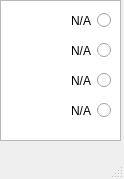
<?xml version="1.0" encoding="UTF-8"?>
<ui version="4.0">
 <class>wireguard_tray</class>
 <widget class="QMainWindow" name="wireguard_tray">
  <property name="enabled">
   <bool>true</bool>
  </property>
  <property name="geometry">
   <rect>
    <x>0</x>
    <y>0</y>
    <width>124</width>
    <height>179</height>
   </rect>
  </property>
  <property name="sizeIncrement">
   <size>
    <width>0</width>
    <height>0</height>
   </size>
  </property>
  <property name="windowTitle">
   <string>Wireguard Tray</string>
  </property>
  <widget class="QWidget" name="centralwidget">
   <widget class="QListView" name="list1">
    <property name="geometry">
     <rect>
      <x>0</x>
      <y>0</y>
      <width>121</width>
      <height>141</height>
     </rect>
    </property>
   </widget>
   <widget class="QRadioButton" name="config1Button">
    <property name="geometry">
     <rect>
      <x>10</x>
      <y>10</y>
      <width>101</width>
      <height>21</height>
     </rect>
    </property>
    <property name="layoutDirection">
     <enum>Qt::LayoutDirection::RightToLeft</enum>
    </property>
    <property name="text">
     <string>N/A</string>
    </property>
   </widget>
   <widget class="QRadioButton" name="config2Button">
    <property name="geometry">
     <rect>
      <x>10</x>
      <y>40</y>
      <width>101</width>
      <height>21</height>
     </rect>
    </property>
    <property name="layoutDirection">
     <enum>Qt::LayoutDirection::RightToLeft</enum>
    </property>
    <property name="text">
     <string>N/A</string>
    </property>
   </widget>
   <widget class="QRadioButton" name="config3Button">
    <property name="geometry">
     <rect>
      <x>10</x>
      <y>70</y>
      <width>101</width>
      <height>21</height>
     </rect>
    </property>
    <property name="layoutDirection">
     <enum>Qt::LayoutDirection::RightToLeft</enum>
    </property>
    <property name="text">
     <string>N/A</string>
    </property>
   </widget>
   <widget class="QRadioButton" name="config4Button">
    <property name="enabled">
     <bool>true</bool>
    </property>
    <property name="geometry">
     <rect>
      <x>10</x>
      <y>100</y>
      <width>101</width>
      <height>21</height>
     </rect>
    </property>
    <property name="layoutDirection">
     <enum>Qt::LayoutDirection::RightToLeft</enum>
    </property>
    <property name="text">
     <string>N/A</string>
    </property>
    <property name="checkable">
     <bool>true</bool>
    </property>
    <property name="checked">
     <bool>false</bool>
    </property>
   </widget>
  </widget>
  <widget class="QMenuBar" name="menubar">
   <property name="geometry">
    <rect>
     <x>0</x>
     <y>0</y>
     <width>124</width>
     <height>22</height>
    </rect>
   </property>
  </widget>
  <widget class="QStatusBar" name="statusbar"/>
 </widget>
 <resources/>
 <connections/>
</ui>
